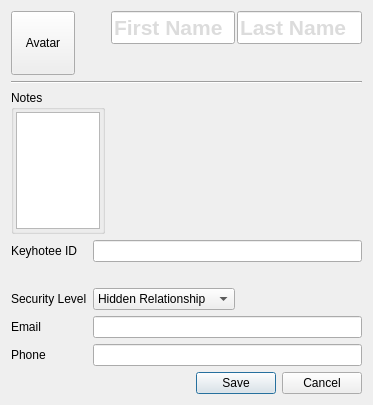
<?xml version="1.0" encoding="UTF-8"?>
<ui version="4.0">
 <class>AddContactDialog</class>
 <widget class="QDialog" name="AddContactDialog">
  <property name="geometry">
   <rect>
    <x>0</x>
    <y>0</y>
    <width>373</width>
    <height>405</height>
   </rect>
  </property>
  <property name="windowTitle">
   <string>Edit Contact</string>
  </property>
  <layout class="QGridLayout" name="gridLayout_2">
   <item row="4" column="0" colspan="2">
    <layout class="QFormLayout" name="formLayout_2">
     <property name="fieldGrowthPolicy">
      <enum>QFormLayout::ExpandingFieldsGrow</enum>
     </property>
     <item row="0" column="0">
      <widget class="QLabel" name="keyhotee_id_label">
       <property name="text">
        <string>Keyhotee ID</string>
       </property>
      </widget>
     </item>
     <item row="0" column="1">
      <widget class="QLineEdit" name="contact_id"/>
     </item>
     <item row="2" column="0">
      <widget class="QLabel" name="label">
       <property name="text">
        <string>Security Level</string>
       </property>
      </widget>
     </item>
     <item row="2" column="1">
      <widget class="QComboBox" name="comboBox">
       <item>
        <property name="text">
         <string extracomment="No one should know you have ever communicated with this individual.">Hidden Relationship</string>
        </property>
       </item>
       <item>
        <property name="text">
         <string extracomment="The government knows you are in communication with this individual.">Public Relationship</string>
        </property>
       </item>
      </widget>
     </item>
     <item row="3" column="0">
      <widget class="QLabel" name="email_label">
       <property name="text">
        <string>Email</string>
       </property>
      </widget>
     </item>
     <item row="3" column="1">
      <widget class="QLineEdit" name="email"/>
     </item>
     <item row="4" column="0">
      <widget class="QLabel" name="phone_label">
       <property name="text">
        <string>Phone</string>
       </property>
      </widget>
     </item>
     <item row="4" column="1">
      <widget class="QLineEdit" name="phone"/>
     </item>
     <item row="1" column="1">
      <widget class="QLabel" name="id_status">
       <property name="text">
        <string> </string>
       </property>
      </widget>
     </item>
    </layout>
   </item>
   <item row="0" column="1">
    <widget class="QWidget" name="namewidget" native="true">
     <property name="palette">
      <palette>
       <active>
        <colorrole role="WindowText">
         <brush brushstyle="SolidPattern">
          <color alpha="255">
           <red>0</red>
           <green>0</green>
           <blue>0</blue>
          </color>
         </brush>
        </colorrole>
        <colorrole role="Text">
         <brush brushstyle="SolidPattern">
          <color alpha="255">
           <red>185</red>
           <green>185</green>
           <blue>185</blue>
          </color>
         </brush>
        </colorrole>
        <colorrole role="ButtonText">
         <brush brushstyle="SolidPattern">
          <color alpha="255">
           <red>0</red>
           <green>0</green>
           <blue>0</blue>
          </color>
         </brush>
        </colorrole>
       </active>
       <inactive>
        <colorrole role="WindowText">
         <brush brushstyle="SolidPattern">
          <color alpha="255">
           <red>0</red>
           <green>0</green>
           <blue>0</blue>
          </color>
         </brush>
        </colorrole>
        <colorrole role="Text">
         <brush brushstyle="SolidPattern">
          <color alpha="255">
           <red>185</red>
           <green>185</green>
           <blue>185</blue>
          </color>
         </brush>
        </colorrole>
        <colorrole role="ButtonText">
         <brush brushstyle="SolidPattern">
          <color alpha="255">
           <red>0</red>
           <green>0</green>
           <blue>0</blue>
          </color>
         </brush>
        </colorrole>
       </inactive>
       <disabled>
        <colorrole role="WindowText">
         <brush brushstyle="SolidPattern">
          <color alpha="255">
           <red>127</red>
           <green>127</green>
           <blue>127</blue>
          </color>
         </brush>
        </colorrole>
        <colorrole role="Text">
         <brush brushstyle="SolidPattern">
          <color alpha="255">
           <red>185</red>
           <green>185</green>
           <blue>185</blue>
          </color>
         </brush>
        </colorrole>
        <colorrole role="ButtonText">
         <brush brushstyle="SolidPattern">
          <color alpha="255">
           <red>148</red>
           <green>148</green>
           <blue>148</blue>
          </color>
         </brush>
        </colorrole>
       </disabled>
      </palette>
     </property>
     <layout class="QHBoxLayout" name="horizontalLayout">
      <property name="spacing">
       <number>2</number>
      </property>
      <property name="leftMargin">
       <number>0</number>
      </property>
      <property name="topMargin">
       <number>0</number>
      </property>
      <property name="rightMargin">
       <number>0</number>
      </property>
      <property name="bottomMargin">
       <number>0</number>
      </property>
      <item>
       <widget class="QLineEdit" name="firstname">
        <property name="font">
         <font>
          <pointsize>16</pointsize>
          <weight>75</weight>
          <bold>true</bold>
         </font>
        </property>
        <property name="text">
         <string/>
        </property>
        <property name="placeholderText">
         <string>First Name</string>
        </property>
       </widget>
      </item>
      <item>
       <widget class="QLineEdit" name="lastname">
        <property name="font">
         <font>
          <pointsize>16</pointsize>
          <weight>75</weight>
          <bold>true</bold>
         </font>
        </property>
        <property name="text">
         <string/>
        </property>
        <property name="placeholderText">
         <string>Last Name</string>
        </property>
       </widget>
      </item>
     </layout>
    </widget>
   </item>
   <item row="1" column="1">
    <widget class="QWidget" name="placeholder" native="true"/>
   </item>
   <item row="6" column="0" colspan="2">
    <widget class="QDialogButtonBox" name="buttonBox">
     <property name="orientation">
      <enum>Qt::Horizontal</enum>
     </property>
     <property name="standardButtons">
      <set>QDialogButtonBox::Cancel|QDialogButtonBox::Save</set>
     </property>
    </widget>
   </item>
   <item row="0" column="0" rowspan="2">
    <widget class="QToolButton" name="avatar_button">
     <property name="minimumSize">
      <size>
       <width>64</width>
       <height>64</height>
      </size>
     </property>
     <property name="text">
      <string>Avatar</string>
     </property>
     <property name="iconSize">
      <size>
       <width>64</width>
       <height>64</height>
      </size>
     </property>
     <property name="autoRaise">
      <bool>false</bool>
     </property>
     <property name="arrowType">
      <enum>Qt::NoArrow</enum>
     </property>
    </widget>
   </item>
   <item row="2" column="0" colspan="2">
    <widget class="Line" name="line">
     <property name="orientation">
      <enum>Qt::Horizontal</enum>
     </property>
    </widget>
   </item>
   <item row="3" column="0">
    <widget class="QGroupBox" name="notes_groupbox">
     <property name="title">
      <string>Notes</string>
     </property>
     <layout class="QGridLayout" name="gridLayout">
      <property name="leftMargin">
       <number>2</number>
      </property>
      <property name="topMargin">
       <number>2</number>
      </property>
      <property name="rightMargin">
       <number>2</number>
      </property>
      <property name="bottomMargin">
       <number>2</number>
      </property>
      <item row="0" column="0">
       <widget class="QPlainTextEdit" name="notes"/>
      </item>
     </layout>
    </widget>
   </item>
  </layout>
 </widget>
 <resources/>
 <connections>
  <connection>
   <sender>buttonBox</sender>
   <signal>accepted()</signal>
   <receiver>AddContactDialog</receiver>
   <slot>accept()</slot>
   <hints>
    <hint type="sourcelabel">
     <x>248</x>
     <y>254</y>
    </hint>
    <hint type="destinationlabel">
     <x>157</x>
     <y>274</y>
    </hint>
   </hints>
  </connection>
  <connection>
   <sender>buttonBox</sender>
   <signal>rejected()</signal>
   <receiver>AddContactDialog</receiver>
   <slot>reject()</slot>
   <hints>
    <hint type="sourcelabel">
     <x>316</x>
     <y>260</y>
    </hint>
    <hint type="destinationlabel">
     <x>286</x>
     <y>274</y>
    </hint>
   </hints>
  </connection>
 </connections>
</ui>
